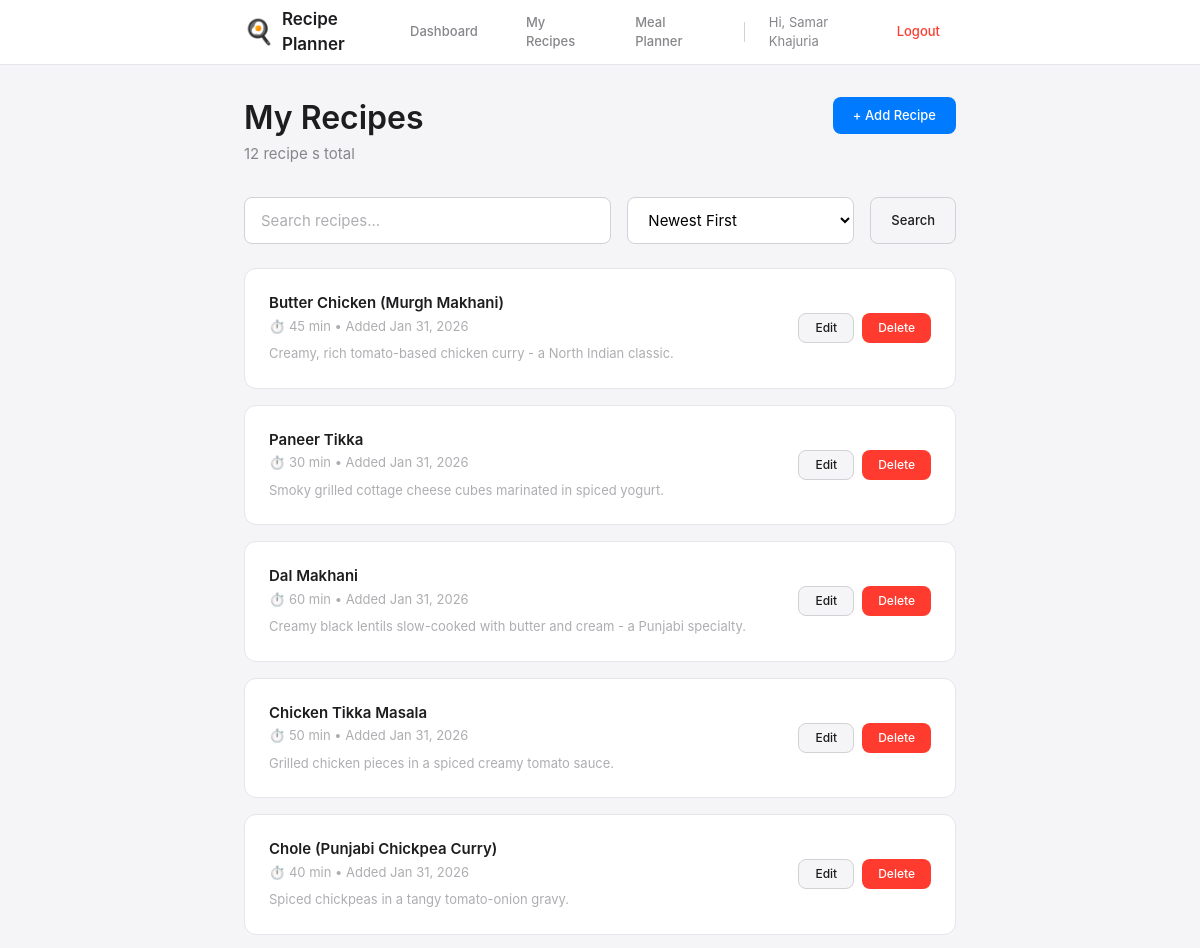
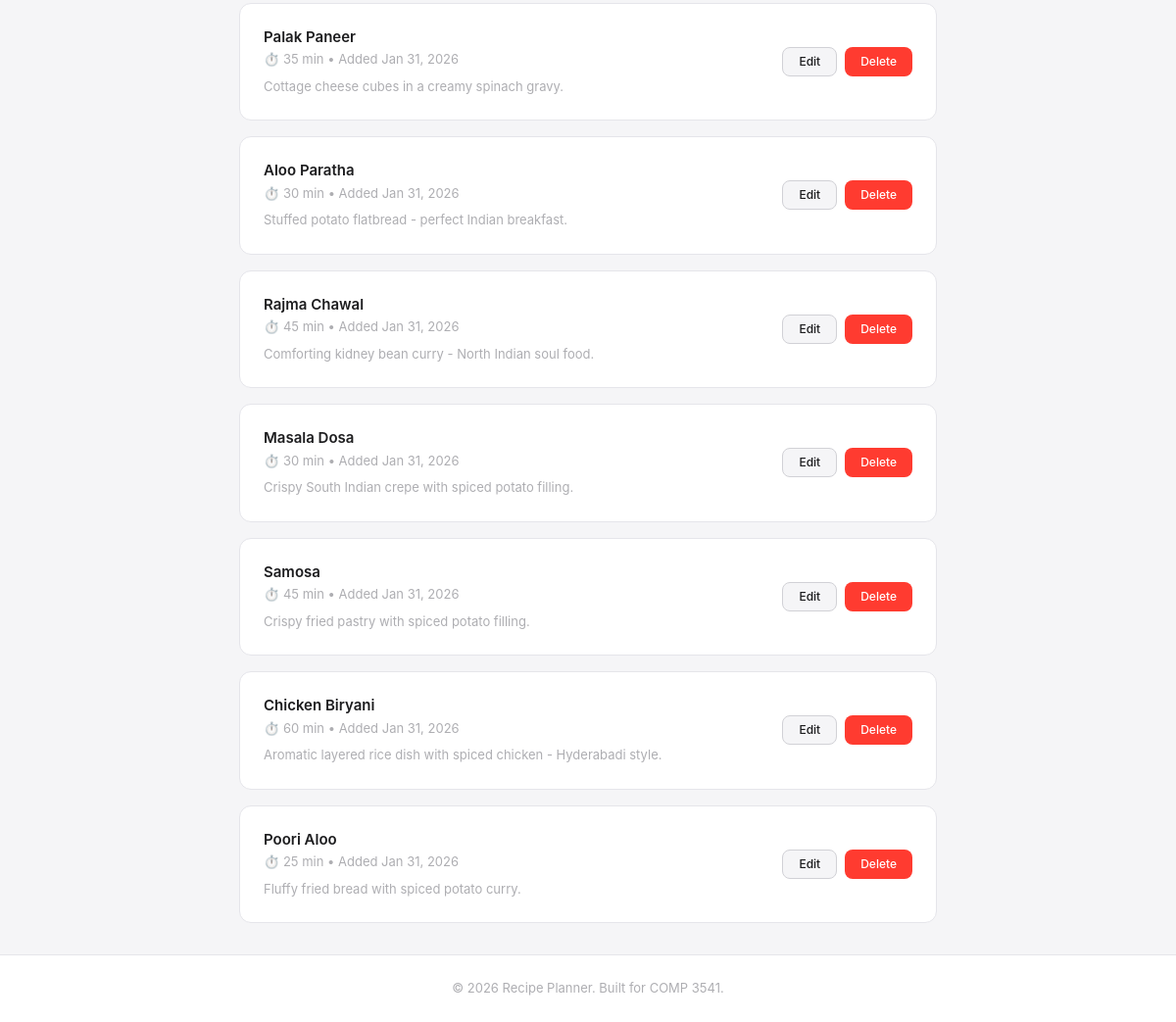
The app's page /recipes/list.php (signed in) with its own data (2 pictures, top to bottom).
### tables this page shows
CREATE TABLE recipes (
  id INT AUTO_INCREMENT PRIMARY KEY,
  user_id INT NOT NULL,
  title VARCHAR(255) NOT NULL,
  description TEXT,
  ingredients TEXT NOT NULL,
  instructions TEXT NOT NULL,
  prep_time INT DEFAULT 0 COMMENT 'Preparation time in minutes',
  created_at TIMESTAMP DEFAULT CURRENT_TIMESTAMP,
  FOREIGN KEY (user_id) REFERENCES users(id) ON DELETE CASCADE
);

### includes/database.php (called while the page is built, shortened)
<?php
$dsn = 'mysql:host=localhost;dbname=recipe_planner';
$username = 'root';
$password = 'root';
$options = [
  PDO::ATTR_ERRMODE => PDO::ERRMODE_EXCEPTION,
  PDO::ATTR_DEFAULT_FETCH_MODE => PDO::FETCH_ASSOC,
];
try {
  $db = new PDO($dsn, $username, $password, $options);
} catch (PDOException $e) {
  $error_message = $e->getMessage();
  include __DIR__ . '/database_error.php';
  exit;
}
function db_query($sql, $params = [])
{
  global $db;
  try {
    $stmt = $db->prepare($sql);
    $stmt->execute($params);
    return $stmt->fetchAll();
  } catch (PDOException $e) {
    $error_message = $e->getMessage();
    include __DIR__ . '/database_error.php';
    exit;
  }
}
?>

### recipes/list.php (the view, shortened to what this page needs)
<?php
require_once __DIR__ . '/../includes/database.php';
$user_id = $_SESSION['user_id'];
$search = trim($_GET['search'] ?? '');
$sort = $_GET['sort'] ?? 'newest';
$sql = "SELECT id, title, description, prep_time, created_at FROM recipes WHERE user_id = ?";
$params = [$user_id];
switch ($sort) {
    case 'newest':
    default:
        $sql .= " ORDER BY created_at DESC";
        break;
}
$recipes = db_query($sql, $params);
$recipe_count = count($recipes);
include __DIR__ . '/../includes/header.php';
?>
<div class="page-header">
    <div>
        <h1>My Recipes</h1>
        <p>
            <?= $recipe_count ?> recipe
            <?= $recipe_count !== 1 ? 's' : '' ?> total
        </p>
    </div>
    <a href="add.php" class="btn btn-primary">+ Add Recipe</a>
</div>
<div class="toolbar">
    <form method="GET" action="" class="toolbar-form">
        <input type="text" name="search" class="form-input" placeholder="Search recipes..."
            value="<?= htmlspecialchars($search) ?>" />
        <select name="sort" class="form-select" onchange="this.form.submit()">
            <option value="newest" <?= $sort === 'newest' ? 'selected' : '' ?>>Newest First</option>
        </select>
        <button type="submit" class="btn btn-secondary">Search</button>
    </form>
</div>
<?php if (empty($recipes)): ?>
    <div class="empty-state">
        <div class="empty-state-icon">📝</div>
        <h3>No recipes found</h3>
        <?php if ($search !== ''): ?>
            <p>No recipes match your search. Try different keywords.</p>
            <a href="list.php" class="btn btn-secondary">Clear Search</a>
        <?php else: ?>
            <p>Start building your recipe collection!</p>
            <a href="add.php" class="btn btn-primary">Add Your First Recipe</a>
        <?php endif; ?>
    </div>
<?php else: ?>
    <div class="recipe-list">
        <?php foreach ($recipes as $recipe): ?>
            <div class="recipe-item">
                <div class="recipe-info">
                    <h4>
                        <?= htmlspecialchars($recipe['title']) ?>
                    </h4>
                    <div class="recipe-meta">
                        <span>⏱️
                            <?= $recipe['prep_time'] ?> min
                        </span>
                        <span>•</span>
                        <span>Added
                            <?= date('M j, Y', strtotime($recipe['created_at'])) ?>
                        </span>
                    </div>
                    <?php if (!empty($recipe['description'])): ?>
                        <p class="recipe-description">
                            <?= htmlspecialchars(substr($recipe['description'], 0, 100)) ?>
                        </p>
                    <?php endif; ?>
                </div>
                <div class="table-actions">
                    <a href="edit.php?id=<?= $recipe['id'] ?>" class="btn btn-sm btn-secondary">Edit</a>
                    <a href="delete.php?id=<?= $recipe['id'] ?>" class="btn btn-sm btn-danger">Delete</a>
                </div>
            </div>
        <?php endforeach; ?>
    </div>
<?php endif; ?>
<?php include __DIR__ . '/../includes/footer.php'; ?>

### main.css (style rules this page uses)
:root { --color-primary: #007aff; --color-primary-hover: #0056b3; --color-danger: #ff3b30; --color-danger-hover: #d32f2f; --color-success: #34c759; --color-warning: #ff9500; --color-white: #ffffff; --color-bg: #f5f5f7; --color-bg-secondary: #fafafa; --color-border: #d1d1d6; --color-border-light: #e5e5ea; --color-text: #1d1d1f; --color-text-secondary: #86868b; --color-text-tertiary: #aeaeb2; --space-xs: 4px; --space-sm: 8px; --space-md: 16px; --space-lg: 24px; --space-xl: 32px; --space-2xl: 48px; --radius-sm: 6px; --radius-md: 8px; --radius-lg: 12px; --radius-xl: 16px; --shadow-sm: 0 1px 2px rgba(0, 0, 0, 0.04); --shadow-md: 0 4px 12px rgba(0, 0, 0, 0.08); --shadow-lg: 0 8px 24px rgba(0, 0, 0, 0.12); --font-family: -apple-system, BlinkMacSystemFont, "Segoe UI", Roboto, Helvetica, Arial, sans-serif; --font-size-xs: 12px; --font-size-sm: 13px; --font-size-base: 15px; --font-size-lg: 17px; --font-size-xl: 20px; --font-size-2xl: 24px; --font-size-3xl: 32px; --max-width: 760px; --header-height: 64px; }
*, *::before, *::after { margin: 0; padding: 0; box-sizing: border-box; }
html { font-size: 16px; -webkit-font-smoothing: antialiased; -moz-osx-font-smoothing: grayscale; }
body { font-family: var(--font-family); font-size: var(--font-size-base); line-height: 1.5; color: var(--color-text); background: var(--color-bg); min-height: 100vh; display: flex; flex-direction: column; }
a { color: var(--color-primary); text-decoration: none; transition: opacity 0.2s ease; }
h1, h2, h3, h4, h5, h6 { font-weight: 600; line-height: 1.3; color: var(--color-text); }
h1 { font-size: var(--font-size-3xl); margin-bottom: var(--space-lg); }
p { margin-bottom: var(--space-md); color: var(--color-text-secondary); }
.btn { display: inline-flex; align-items: center; justify-content: center; gap: var(--space-sm); font-family: var(--font-family); font-size: var(--font-size-sm); font-weight: 500; line-height: 1; padding: 12px 20px; border: none; border-radius: var(--radius-md); cursor: pointer; transition: all 0.2s ease; text-decoration: none; }
.btn-sm { padding: 8px 16px; font-size: var(--font-size-xs); }
.btn-primary { background: var(--color-primary); color: var(--color-white); }
.btn-secondary { background: var(--color-bg); color: var(--color-text); border: 1px solid var(--color-border); }
.btn-danger { background: var(--color-danger); color: var(--color-white); }
.form-input, .form-select, .form-textarea { width: 100%; font-family: var(--font-family); font-size: var(--font-size-base); padding: 12px 16px; background: var(--color-white); border: 1px solid var(--color-border); border-radius: var(--radius-md); transition: all 0.2s ease; outline: none; }
.form-input::placeholder { color: var(--color-text-tertiary); }
.table-actions { display: flex; gap: var(--space-sm); }
.toolbar { display: flex; gap: var(--space-md); margin-bottom: var(--space-lg); flex-wrap: wrap; }
.toolbar .form-input, .toolbar .form-select { width: auto; min-width: 200px; }
.recipe-list { display: flex; flex-direction: column; gap: var(--space-md); }
.recipe-item { background: var(--color-white); border-radius: var(--radius-lg); padding: var(--space-lg); border: 1px solid var(--color-border-light); display: flex; justify-content: space-between; align-items: center; transition: all 0.2s ease; }
.recipe-info h4 { font-size: var(--font-size-base); margin-bottom: var(--space-xs); }
.recipe-meta { font-size: var(--font-size-sm); color: var(--color-text-tertiary); }

### recipes/list.php (style rules this page uses)
.page-header { display: flex; justify-content: space-between; align-items: flex-start; margin-bottom: var(--space-xl); }
.page-header h1 { margin-bottom: var(--space-xs); }
.page-header p { margin: 0; }
.toolbar-form { display: flex; gap: var(--space-md); flex-wrap: wrap; width: 100%; }
.toolbar-form .form-input { flex: 1; min-width: 200px; }
.toolbar-form .form-select { width: auto; min-width: 180px; }
.recipe-description { font-size: var(--font-size-sm); color: var(--color-text-tertiary); margin: var(--space-sm) 0 0 0; }

### records on screen
recipes: title "Butter Chicken (Murgh Makhani)", prep_time "45", created_at "Jan 31, 2026", description "Creamy, rich tomato-based chicken curry - a North Indian classic."
recipes: title "Paneer Tikka", prep_time "30", created_at "Jan 31, 2026", description "Smoky grilled cottage cheese cubes marinated in spiced yogurt."
recipes: title "Dal Makhani", prep_time "60", created_at "Jan 31, 2026", description "Creamy black lentils slow-cooked with butter and cream - a Punjabi specialty."
recipes: title "Chicken Tikka Masala", prep_time "50", created_at "Jan 31, 2026", description "Grilled chicken pieces in a spiced creamy tomato sauce."
recipes: title "Chole (Punjabi Chickpea Curry)", prep_time "40", created_at "Jan 31, 2026", description "Spiced chickpeas in a tangy tomato-onion gravy."
recipes: title "Palak Paneer", prep_time "35", created_at "Jan 31, 2026", description "Cottage cheese cubes in a creamy spinach gravy."
recipes: title "Aloo Paratha", prep_time "30", created_at "Jan 31, 2026", description "Stuffed potato flatbread - perfect Indian breakfast."
recipes: title "Rajma Chawal", prep_time "45", created_at "Jan 31, 2026", description "Comforting kidney bean curry - North Indian soul food."
recipes: title "Masala Dosa", prep_time "30", created_at "Jan 31, 2026", description "Crispy South Indian crepe with spiced potato filling."
recipes: title "Samosa", prep_time "45", created_at "Jan 31, 2026", description "Crispy fried pastry with spiced potato filling."
recipes: title "Chicken Biryani", prep_time "60", created_at "Jan 31, 2026", description "Aromatic layered rice dish with spiced chicken - Hyderabadi style."
recipes: title "Poori Aloo", prep_time "25", created_at "Jan 31, 2026", description "Fluffy fried bread with spiced potato curry."

### other values on screen
$user_name "Samar Khajuria"
$recipe_count "12"
